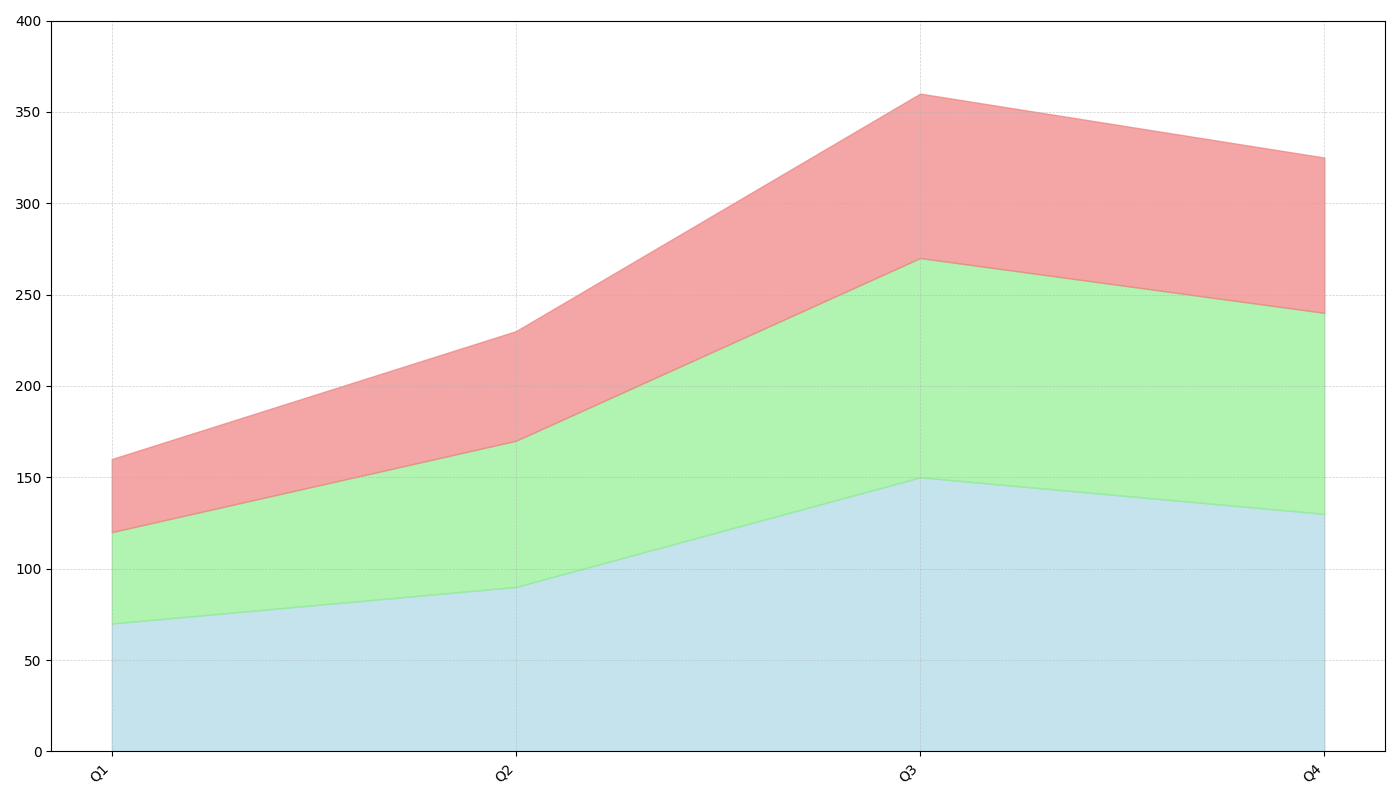

This figure's Python source:
import matplotlib.pyplot as plt
import numpy as np

# Units in 1000 cubic meters
quarters = ['Q1', 'Q2', 'Q3', 'Q4']
lake_spring = [70, 90, 150, 130]
lake_silver = [50, 80, 120, 110]
lake_blue = [40, 60, 90, 85]

# Calculate cumulative water levels for stacked plotting
lake_silver_cumulative = np.array(lake_spring) + np.array(lake_silver)
total_water_levels = lake_silver_cumulative + np.array(lake_blue)

# Plot configuration
fig, ax = plt.subplots(figsize=(14, 8))

# Plot area chart
ax.fill_between(quarters, lake_spring, color='lightblue', alpha=0.7)
ax.fill_between(quarters, lake_silver_cumulative, lake_spring, color='lightgreen', alpha=0.7)
ax.fill_between(quarters, total_water_levels, lake_silver_cumulative, color='lightcoral', alpha=0.7)

# Enhance visual details
ax.grid(True, which='both', linestyle='--', linewidth=0.5, alpha=0.6)
ax.set_ylim(0, 400)
ax.set_yticks(range(0, 401, 50))
ax.set_xticks(np.arange(len(quarters)))
ax.set_xticklabels(quarters, rotation=45, ha='right')

# Adjust layout
plt.tight_layout()

# Display the plot
plt.show()
